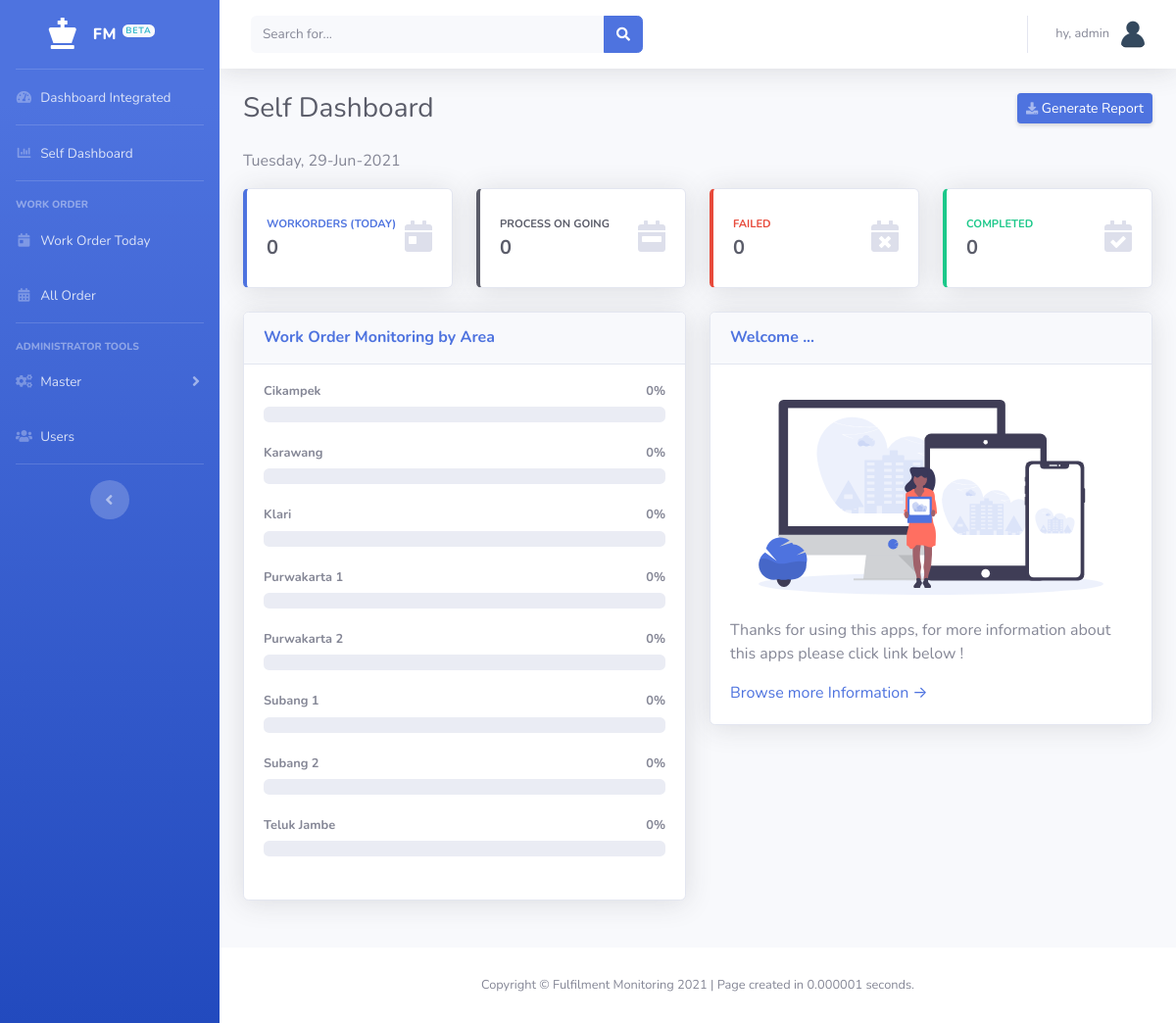
The page /leader/board.php (signed in) on the database its author committed.
### tables this page shows
CREATE TABLE `m_area` (
  `id_area` int(11) NOT NULL,
  `area_name` varchar(512) NOT NULL
);

### leader/board.php (the view, shortened to what this page needs)
<?php
  include '../koneksi.php';
?>
<!DOCTYPE html>
<html lang="en">
<?php
include '../template/head.php';
?>
<body id="page-top">
  <div id="wrapper">
    <?php
    include 'menu.php';
    ?>
    <div id="content-wrapper" class="d-flex flex-column">
      <div id="content">
        <?php
        include 'top_bar.php';
        ?>
        <div class="container-fluid">
          <div class="d-sm-flex align-items-center justify-content-between mb-4">
            <h1 class="h3 mb-0 text-gray-800">Self Dashboard</h1>
            <a href="#" class="d-none d-sm-inline-block btn btn-sm btn-primary shadow-sm"><i class="fas fa-download fa-sm text-white-50"></i> Generate Report</a>
          </div>
          <p><?php echo date('l, d-M-Y'); ?></p>
          <div class="row">
            <div class="col-xl-3 col-md-6 mb-4">
              <div class="card border-left-primary shadow h-100 py-2">
                <div class="card-body">
                  <div class="row no-gutters align-items-center">
                    <div class="col mr-2">
                      <div class="text-xs font-weight-bold text-primary text-uppercase mb-1">WorkOrders (Today)</div>
                      <div class="h5 mb-0 font-weight-bold text-gray-800">
                        <?php
                        $date = date('Y-m-d');
                        $wo = mysqli_query($koneksi,"SELECT * FROM work_order WHERE order_input='$date'");
                        $jumlah_wo = mysqli_num_rows($wo);
                        echo $jumlah_wo;
                        ?>
                      </div>
                    </div>
                    <div class="col-auto">
                      <i class="fas fa-calendar-day fa-2x text-gray-300"></i>
                    </div>
                  </div>
                </div>
              </div>
            </div>
            <div class="col-xl-3 col-md-6 mb-4">
              <div class="card border-left-dark shadow h-100 py-2">
                <div class="card-body">
                  <div class="row no-gutters align-items-center">
                    <div class="col mr-2">
                      <div class="text-xs font-weight-bold text-dark text-uppercase mb-1">Process On Going</div>
                      <div class="h5 mb-0 font-weight-bold text-gray-800">0</div>
                    </div>
                    <div class="col-auto">
                      <i class="fas fa-calendar-week fa-2x text-gray-300"></i>
                    </div>
                  </div>
                </div>
              </div>
            </div>
            <div class="col-xl-3 col-md-6 mb-4">
              <div class="card border-left-danger shadow h-100 py-2">
                <div class="card-body">
                  <div class="row no-gutters align-items-center">
                    <div class="col mr-2">
                      <div class="text-xs font-weight-bold text-danger text-uppercase mb-1">Failed</div>
                      <div class="row no-gutters align-items-center">
                        <div class="col-auto">
                          <div class="h5 mb-0 mr-3 font-weight-bold text-gray-800">0</div>
                        </div>
                      </div>
                    </div>
                    <div class="col-auto">
                      <i class="fas fa-calendar-times fa-2x text-gray-300"></i>
                    </div>
                  </div>
                </div>
              </div>
            </div>
            <div class="col-xl-3 col-md-6 mb-4">
              <div class="card border-left-success shadow h-100 py-2">
                <div class="card-body">
                  <div class="row no-gutters align-items-center">
                    <div class="col mr-2">
                      <div class="text-xs font-weight-bold text-success text-uppercase mb-1">Completed</div>
                      <div class="h5 mb-0 font-weight-bold text-gray-800">
                        <?php
                        $date = date('Y-m-d');
                        $wos = mysqli_query($koneksi,"SELECT * FROM work_order WHERE order_input='$date' AND status_id='1'");
                        $jumlah_wos = mysqli_num_rows($wos);
                        echo $jumlah_wos;
                        ?>
                      </div>
                    </div>
                    <div class="col-auto">
                      <i class="fas fa-calendar-check fa-2x text-gray-300"></i>
                    </div>
                  </div>
                </div>
              </div>
            </div>
          </div>
          <div class="row">
            <div class="col-lg-6 mb-4">
              <div class="card shadow mb-4">
                <div class="card-header py-3">
                  <h6 class="m-0 font-weight-bold text-primary">Work Order Monitoring by Area</h6>
                </div>
                <div class="card-body">
                  <?php
                  include "../koneksi.php";
                  $data = mysqli_query($koneksi,"select * from m_area");
                    while($d = mysqli_fetch_array($data)){
                  ?>
                  <h4 class="small font-weight-bold"><?php echo $d['area_name']; ?> <span class="float-right">0%</span></h4>
                  <div class="progress mb-4">
                  </div>
                  <?php } ?>
                </div>
            </div>
            </div>
            <div class="col-lg-6 mb-4">
              <div class="card shadow mb-4">
                <div class="card-header py-3">
                  <h6 class="m-0 font-weight-bold text-primary">Welcome ...</h6>
                </div>
                <div class="card-body">
                  <div class="text-center">
                    <img class="img-fluid px-3 px-sm-4 mt-3 mb-4" style="width: 25rem;" src="../img/undraw_posting_photo.svg" alt="">
                  </div>
                  <p>Thanks for using this apps, for more information about this apps please click link below !</p>
                  <a target="_blank" rel="nofollow" href="#">Browse more Information &rarr;</a>
                </div>
              </div>
            </div>
          </div>
        </div>
      </div>
      <?php
      include '../template/footer.php';
      ?>
    </div>
  </div>
</body>
</html>

### template/head.php (shortened to what this page needs)
<head>
  <link href="../vendor/fontawesome-free/css/all.min.css" rel="stylesheet" type="text/css">
  <link href="../css/sb-admin-2.min.css" rel="stylesheet">
</head>

### leader/menu.php (shortened to what this page needs)
<ul class="navbar-nav bg-gradient-primary sidebar sidebar-dark accordion" id="accordionSidebar">
<a class="sidebar-brand d-flex align-items-center justify-content-center" href="index.php">
  <div class="sidebar-brand-icon">
    <i class="fas fa-chess-king"></i>
  </div>
  <div class="sidebar-brand-text mx-3">FM <sup><span class="badge bg-light text-info">Beta</span></sup></div>
</a>
<hr class="sidebar-divider my-0">
<li class="nav-item">
  <a class="nav-link" href="index.php">
    <i class="fas fa-fw fa-tachometer-alt"></i>
    <span>Dashboard Integrated</span></a>
</li>
<hr class="sidebar-divider my-0">
<li class="nav-item">
  <a class="nav-link" href="board.php">
    <i class="fas fa-fw fa-chart-bar"></i>
    <span>Self Dashboard</span></a>
</li>
<hr class="sidebar-divider">
<div class="sidebar-heading">
  Work Order
</div>
<li class="nav-item">
  <a class="nav-link" href="wo-today.php">
    <i class="fas fa-fw fa-calendar-day"></i>
    <span>Work Order Today</span></a>
</li>
<li class="nav-item">
  <a class="nav-link" href="wo-all.php">
    <i class="fas fa-fw fa-calendar-alt"></i>
    <span>All Order</span></a>
</li>
<hr class="sidebar-divider">
<div class="sidebar-heading">
  Administrator Tools
</div>
<li class="nav-item">
  <a class="nav-link collapsed" href="#" data-toggle="collapse" data-target="#collapsePages" aria-expanded="true" aria-controls="collapsePages">
    <i class="fas fa-fw fa-cogs"></i>
    <span>Master</span>
  </a>
</li>
<li class="nav-item">
  <a class="nav-link" href="users.php">
    <i class="fas fa-fw fa-users"></i>
    <span>Users</span></a>
</li>
<hr class="sidebar-divider d-none d-md-block">
<div class="text-center d-none d-md-inline">
  <button class="rounded-circle border-0" id="sidebarToggle"></button>
</div>
</ul>

### leader/top_bar.php (shortened to what this page needs)
<nav class="navbar navbar-expand navbar-light bg-white topbar mb-4 static-top shadow">
<form class="d-none d-sm-inline-block form-inline mr-auto ml-md-3 my-2 my-md-0 mw-100 navbar-search" method="GET" action="wo-cari.php">
  <div class="input-group">
    <input type="text" name="wo_cari" value="<?php if(isset($_GET['wo_cari'])) { echo $_GET['wo_cari']; } ?>" class="form-control bg-light border-0 small" placeholder="Search for..." aria-label="Search" aria-describedby="basic-addon2">
    <div class="input-group-append">
      <button class="btn btn-primary" type="submit">
        <i class="fas fa-search fa-sm"></i>
      </button>
    </div>
  </div>
</form>
<ul class="navbar-nav ml-auto">
  <li class="nav-item dropdown no-arrow">
    <a class="nav-link dropdown-toggle" href="#" id="userDropdown" role="button" data-toggle="dropdown" aria-haspopup="true" aria-expanded="false">
      <span class="mr-2 d-none d-lg-inline text-gray-600 small">
      hy, <?php echo $_SESSION['username']; ?>
      </span>
      <img class="img-profile rounded-circle" src="../img/user.png">
    </a>
  </li>
</ul>
</nav>

### template/footer.php
<footer class="sticky-footer bg-white">
  <div class="container my-auto">
    <div class="copyright text-center my-auto">
      <span>
      Copyright &copy; Fulfilment Monitoring
          <?php $d=date('Y'); echo $d; ?> |
          <?php
          $start = microtime(true);
          $end = microtime(true);
          $creationtime = ($end - $start);
          printf("Page created in %.6f seconds.", $creationtime);
          ?>
      </span>
    </div>
  </div>
</footer>

### rows shown on the page
m_area: area_name "Cikampek"
m_area: area_name "Karawang"
m_area: area_name "Klari"
m_area: area_name "Purwakarta 1"
m_area: area_name "Purwakarta 2"
m_area: area_name "Subang 1"
m_area: area_name "Subang 2"
m_area: area_name "Teluk Jambe"

### other values the page prints
$_SESSION['username'] "admin"
$jumlah_wo "0"
$jumlah_wos "0"
$d "2021"
